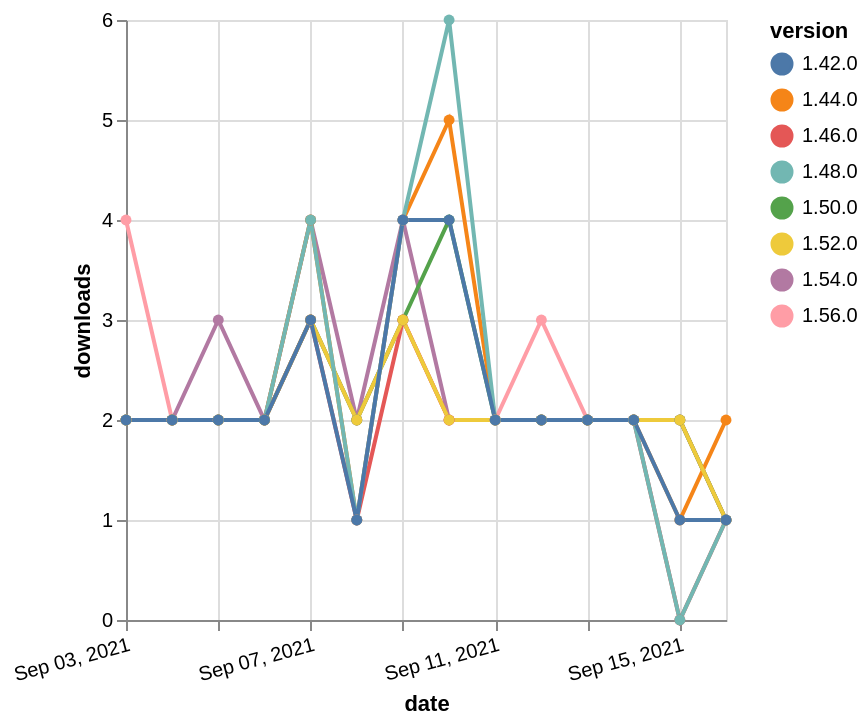

Source (Vega-Lite JSON):
### Vega-Lite specification from a JSON file in a GitHub repository (floating-point values rounded to 4 significant figures)
{"$schema": "https://vega.github.io/schema/vega-lite/v5.json", "description": "A simple bar chart with embedded data.", "data": {"values": [{"date": "2021-09-03", "total": 219, "delta": 4, "version": "1.56.0"}, {"date": "2021-09-04", "total": 221, "delta": 2, "version": "1.56.0"}, {"date": "2021-09-05", "total": 223, "delta": 2, "version": "1.56.0"}, {"date": "2021-09-06", "total": 225, "delta": 2, "version": "1.56.0"}, {"date": "2021-09-07", "total": 228, "delta": 3, "version": "1.56.0"}, {"date": "2021-09-08", "total": 230, "delta": 2, "version": "1.56.0"}, {"date": "2021-09-09", "total": 233, "delta": 3, "version": "1.56.0"}, {"date": "2021-09-10", "total": 235, "delta": 2, "version": "1.56.0"}, {"date": "2021-09-11", "total": 237, "delta": 2, "version": "1.56.0"}, {"date": "2021-09-12", "total": 240, "delta": 3, "version": "1.56.0"}, {"date": "2021-09-13", "total": 242, "delta": 2, "version": "1.56.0"}, {"date": "2021-09-14", "total": 244, "delta": 2, "version": "1.56.0"}, {"date": "2021-09-15", "total": 246, "delta": 2, "version": "1.56.0"}, {"date": "2021-09-16", "total": 247, "delta": 1, "version": "1.56.0"}, {"date": "2021-09-03", "total": 679, "delta": 2, "version": "1.54.0"}, {"date": "2021-09-04", "total": 681, "delta": 2, "version": "1.54.0"}, {"date": "2021-09-05", "total": 684, "delta": 3, "version": "1.54.0"}, {"date": "2021-09-06", "total": 686, "delta": 2, "version": "1.54.0"}, {"date": "2021-09-07", "total": 690, "delta": 4, "version": "1.54.0"}, {"date": "2021-09-08", "total": 692, "delta": 2, "version": "1.54.0"}, {"date": "2021-09-09", "total": 696, "delta": 4, "version": "1.54.0"}, {"date": "2021-09-10", "total": 698, "delta": 2, "version": "1.54.0"}, {"date": "2021-09-11", "total": 700, "delta": 2, "version": "1.54.0"}, {"date": "2021-09-12", "total": 702, "delta": 2, "version": "1.54.0"}, {"date": "2021-09-13", "total": 704, "delta": 2, "version": "1.54.0"}, {"date": "2021-09-14", "total": 706, "delta": 2, "version": "1.54.0"}, {"date": "2021-09-15", "total": 708, "delta": 2, "version": "1.54.0"}, {"date": "2021-09-16", "total": 709, "delta": 1, "version": "1.54.0"}, {"date": "2021-09-03", "total": 1450, "delta": 2, "version": "1.50.0"}, {"date": "2021-09-04", "total": 1452, "delta": 2, "version": "1.50.0"}, {"date": "2021-09-05", "total": 1454, "delta": 2, "version": "1.50.0"}, {"date": "2021-09-06", "total": 1456, "delta": 2, "version": "1.50.0"}, {"date": "2021-09-07", "total": 1459, "delta": 3, "version": "1.50.0"}, {"date": "2021-09-08", "total": 1461, "delta": 2, "version": "1.50.0"}, {"date": "2021-09-09", "total": 1464, "delta": 3, "version": "1.50.0"}, {"date": "2021-09-10", "total": 1468, "delta": 4, "version": "1.50.0"}, {"date": "2021-09-11", "total": 1470, "delta": 2, "version": "1.50.0"}, {"date": "2021-09-12", "total": 1472, "delta": 2, "version": "1.50.0"}, {"date": "2021-09-13", "total": 1474, "delta": 2, "version": "1.50.0"}, {"date": "2021-09-14", "total": 1476, "delta": 2, "version": "1.50.0"}, {"date": "2021-09-15", "total": 1478, "delta": 2, "version": "1.50.0"}, {"date": "2021-09-16", "total": 1479, "delta": 1, "version": "1.50.0"}, {"date": "2021-09-03", "total": 2517, "delta": 2, "version": "1.44.0"}, {"date": "2021-09-04", "total": 2519, "delta": 2, "version": "1.44.0"}, {"date": "2021-09-05", "total": 2521, "delta": 2, "version": "1.44.0"}, {"date": "2021-09-06", "total": 2523, "delta": 2, "version": "1.44.0"}, {"date": "2021-09-07", "total": 2527, "delta": 4, "version": "1.44.0"}, {"date": "2021-09-08", "total": 2528, "delta": 1, "version": "1.44.0"}, {"date": "2021-09-09", "total": 2532, "delta": 4, "version": "1.44.0"}, {"date": "2021-09-10", "total": 2537, "delta": 5, "version": "1.44.0"}, {"date": "2021-09-11", "total": 2539, "delta": 2, "version": "1.44.0"}, {"date": "2021-09-12", "total": 2541, "delta": 2, "version": "1.44.0"}, {"date": "2021-09-13", "total": 2543, "delta": 2, "version": "1.44.0"}, {"date": "2021-09-14", "total": 2545, "delta": 2, "version": "1.44.0"}, {"date": "2021-09-15", "total": 2546, "delta": 1, "version": "1.44.0"}, {"date": "2021-09-16", "total": 2548, "delta": 2, "version": "1.44.0"}, {"date": "2021-09-03", "total": 2030, "delta": 2, "version": "1.46.0"}, {"date": "2021-09-04", "total": 2032, "delta": 2, "version": "1.46.0"}, {"date": "2021-09-05", "total": 2034, "delta": 2, "version": "1.46.0"}, {"date": "2021-09-06", "total": 2036, "delta": 2, "version": "1.46.0"}, {"date": "2021-09-07", "total": 2039, "delta": 3, "version": "1.46.0"}, {"date": "2021-09-08", "total": 2040, "delta": 1, "version": "1.46.0"}, {"date": "2021-09-09", "total": 2043, "delta": 3, "version": "1.46.0"}, {"date": "2021-09-10", "total": 2045, "delta": 2, "version": "1.46.0"}, {"date": "2021-09-11", "total": 2047, "delta": 2, "version": "1.46.0"}, {"date": "2021-09-12", "total": 2049, "delta": 2, "version": "1.46.0"}, {"date": "2021-09-13", "total": 2051, "delta": 2, "version": "1.46.0"}, {"date": "2021-09-14", "total": 2053, "delta": 2, "version": "1.46.0"}, {"date": "2021-09-15", "total": 2053, "delta": 0, "version": "1.46.0"}, {"date": "2021-09-16", "total": 2054, "delta": 1, "version": "1.46.0"}, {"date": "2021-09-03", "total": 997, "delta": 2, "version": "1.52.0"}, {"date": "2021-09-04", "total": 999, "delta": 2, "version": "1.52.0"}, {"date": "2021-09-05", "total": 1001, "delta": 2, "version": "1.52.0"}, {"date": "2021-09-06", "total": 1003, "delta": 2, "version": "1.52.0"}, {"date": "2021-09-07", "total": 1006, "delta": 3, "version": "1.52.0"}, {"date": "2021-09-08", "total": 1008, "delta": 2, "version": "1.52.0"}, {"date": "2021-09-09", "total": 1011, "delta": 3, "version": "1.52.0"}, {"date": "2021-09-10", "total": 1013, "delta": 2, "version": "1.52.0"}, {"date": "2021-09-11", "total": 1015, "delta": 2, "version": "1.52.0"}, {"date": "2021-09-12", "total": 1017, "delta": 2, "version": "1.52.0"}, {"date": "2021-09-13", "total": 1019, "delta": 2, "version": "1.52.0"}, {"date": "2021-09-14", "total": 1021, "delta": 2, "version": "1.52.0"}, {"date": "2021-09-15", "total": 1023, "delta": 2, "version": "1.52.0"}, {"date": "2021-09-16", "total": 1024, "delta": 1, "version": "1.52.0"}, {"date": "2021-09-03", "total": 1926, "delta": 2, "version": "1.48.0"}, {"date": "2021-09-04", "total": 1928, "delta": 2, "version": "1.48.0"}, {"date": "2021-09-05", "total": 1930, "delta": 2, "version": "1.48.0"}, {"date": "2021-09-06", "total": 1932, "delta": 2, "version": "1.48.0"}, {"date": "2021-09-07", "total": 1936, "delta": 4, "version": "1.48.0"}, {"date": "2021-09-08", "total": 1937, "delta": 1, "version": "1.48.0"}, {"date": "2021-09-09", "total": 1941, "delta": 4, "version": "1.48.0"}, {"date": "2021-09-10", "total": 1947, "delta": 6, "version": "1.48.0"}, {"date": "2021-09-11", "total": 1949, "delta": 2, "version": "1.48.0"}, {"date": "2021-09-12", "total": 1951, "delta": 2, "version": "1.48.0"}, {"date": "2021-09-13", "total": 1953, "delta": 2, "version": "1.48.0"}, {"date": "2021-09-14", "total": 1955, "delta": 2, "version": "1.48.0"}, {"date": "2021-09-15", "total": 1955, "delta": 0, "version": "1.48.0"}, {"date": "2021-09-16", "total": 1956, "delta": 1, "version": "1.48.0"}, {"date": "2021-09-03", "total": 2344, "delta": 2, "version": "1.42.0"}, {"date": "2021-09-04", "total": 2346, "delta": 2, "version": "1.42.0"}, {"date": "2021-09-05", "total": 2348, "delta": 2, "version": "1.42.0"}, {"date": "2021-09-06", "total": 2350, "delta": 2, "version": "1.42.0"}, {"date": "2021-09-07", "total": 2353, "delta": 3, "version": "1.42.0"}, {"date": "2021-09-08", "total": 2354, "delta": 1, "version": "1.42.0"}, {"date": "2021-09-09", "total": 2358, "delta": 4, "version": "1.42.0"}, {"date": "2021-09-10", "total": 2362, "delta": 4, "version": "1.42.0"}, {"date": "2021-09-11", "total": 2364, "delta": 2, "version": "1.42.0"}, {"date": "2021-09-12", "total": 2366, "delta": 2, "version": "1.42.0"}, {"date": "2021-09-13", "total": 2368, "delta": 2, "version": "1.42.0"}, {"date": "2021-09-14", "total": 2370, "delta": 2, "version": "1.42.0"}, {"date": "2021-09-15", "total": 2371, "delta": 1, "version": "1.42.0"}, {"date": "2021-09-16", "total": 2372, "delta": 1, "version": "1.42.0"}]}, "width": "container", "mark": {"type": "line", "point": {"filled": true}}, "encoding": {"x": {"field": "date", "type": "temporal", "timeUnit": "yearmonthdate", "title": "date", "axis": {"labelAngle": -15}}, "y": {"field": "delta", "type": "quantitative", "title": "downloads"}, "color": {"field": "version", "type": "nominal"}, "tooltip": {"field": "delta"}}}
